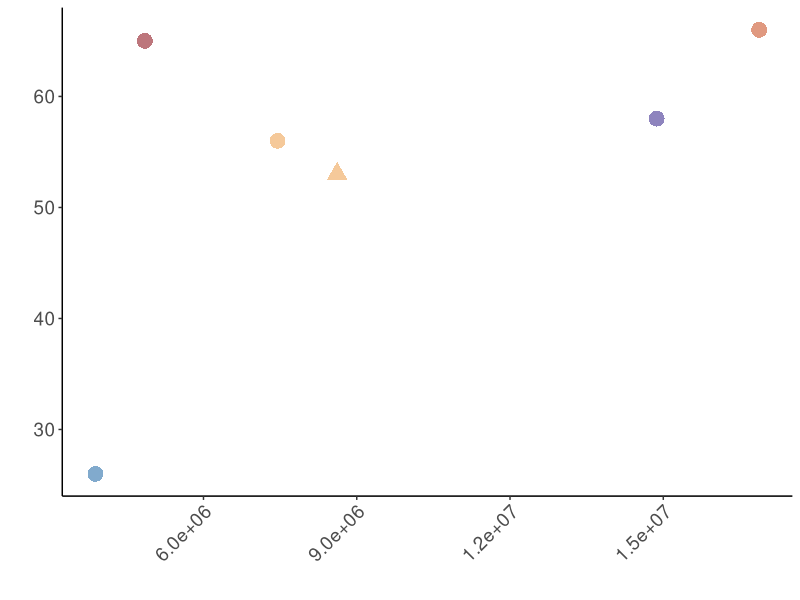

R code for this plot:
library(ggplot2)

dat <- read.table("OG_vs_SCC_Counts.txt", header=T, sep='\t')

colors <- c('#A03B44', '#F1B16E', '#4B86B8', '#5E4FA2', '#D36D49', '#A1C496')
names(colors) <- c('bofasa', 'OrthoFinder', 'PIRATE', 'SCARAP', 'SonicParanoid', 'KOfam')

pdf("OG_vs_SCC.pdf", height=3.5, width=3)
ggplot(dat, aes(x=ogs, y=scc, color=method, shape=as.factor(type))) + geom_point(alpha=0.7, show.legend=F, size=5) + theme_classic() + scale_color_manual(values=colors) + xlab("") + ylab("") + theme(text=element_text(size=17), axis.text.x = element_text(angle = 45, vjust = 1, hjust=1))
dev.off()
